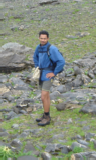
#> input picture Image Data/Test images (Pos)/crop001034b.bmp, 96 x 160 px
$ python main.py
#> lines starting #> are read from the running program, lines starting #| are printed output that depends on the picture
import os
import random
from typing import Union, List

import numpy as np
import cv2
import math
from numpy.core.multiarray import ndarray


def compute_gradient_magnitude_angle(gx, gy):
    gradient_magnitude = np.zeros((gx.shape[ 0 ], gx.shape[ 1 ]))
    gradient_angle = np.zeros((gx.shape[ 0 ], gx.shape[ 1 ]))

    for row in range(gx.shape[ 0 ]):
        for col in range(gx.shape[ 1 ]):
            gradient_magnitude[ row, col ] = math.sqrt(
                (gx[ row, col ] * gx[ row, col ]) + (gy[ row, col ] * gy[ row, col ]))
            gradient_magnitude[ row, col ] = gradient_magnitude[ row, col ] / np.sqrt(2)
            if (gx[ row, col ] == 0) and (gy[ row, col ] == 0):
                gradient_angle[ row, col ] = 0
            elif gx[ row, col ] == 0:
                if gy[ row, col ] > 0:
                    gradient_angle[ row, col ] = 90
                else:
                    gradient_angle[ row, col ] = -90
            else:
                gradient_angle[ row, col ] = math.degrees(np.arctan(gy[ row, col ] / gx[ row, col ]))

            if gradient_angle[ row, col ] < 0:
                gradient_angle[ row, col ] = 180 + gradient_angle[ row, col ]

            if gradient_angle[ row, col ] == 0:
                gradient_angle[ row, col ] = 0

    return gradient_magnitude, gradient_angle


def convolution(image: object, g: object) -> object:
    rows, cols = image.shape
    height_g, width_g = g.shape[ 0 ] // 2, g.shape[ 1 ] // 2
    image_convoluted: ndarray = np.zeros(image.shape)
    for i in range(1, rows - 1):
        for j in range(1, cols - 1):
            image_convoluted[ i, j ] = 0
            for k in range(-height_g, height_g + 1):
                for m in range(-width_g, width_g + 1):
                    image_convoluted[ i, j ] = image_convoluted[ i, j ] + (
                            g[ height_g + k, width_g + m ] * image[ i + k, j + m ])
            image_convoluted[ i, j ] = image_convoluted[ i, j ] / 3  # normalizing gradients
    return image_convoluted


def sobel(image):
    return convolution(image, np.array([ [ -1, 0, 1 ], [ -2, 0, 2 ], [ -1, 0, 1 ] ])), convolution(image, np.array(
        [ [ 1, 2, 1 ], [ 0, 0, 0 ], [ -1, -2, -1 ] ]))


def calc_cell_histogram(image: object, gradient_magnitude: object, gradient_angle: object) -> object:
    height, width = image.shape
    row: Union[ float, int ] = math.floor(height / 8)
    col: Union[ float, int ] = math.floor(width / 8)
    row_hist: int = 0
    col_hist: int = 0
    cell_histogram = np.zeros((row, col, 9))
    for r in range(0, height, 8):
        for c in range(0, width, 8):
            i_row = r
            limit_i_row = i_row + 8
            histogram = [ 0 ] * 9
            for i in range(i_row, limit_i_row):
                j_col = c
                limit_j_col = j_col + 8

                for j in range(j_col, limit_j_col):
                    if gradient_angle[ i, j ] == 0 or gradient_angle[ i, j ] == 180:
                        histogram[ 0 ] += gradient_magnitude[ i, j ]
                    elif 0 < gradient_angle[ i, j ] < 20:
                        histogram[ 0 ] += ((20 - gradient_angle[ i, j ]) / 20) * gradient_magnitude[ i, j ]
                        histogram[ 1 ] += ((gradient_angle[ i, j ] - 0) / 20) * gradient_magnitude[ i, j ]
                    elif gradient_angle[ i, j ] == 20:
                        histogram[ 1 ] += gradient_magnitude[ i, j ]
                    elif 20 < gradient_angle[ i, j ] < 40:
                        histogram[ 1 ] += ((40 - gradient_angle[ i, j ]) / 20) * gradient_magnitude[ i, j ]
                        histogram[ 2 ] += ((gradient_angle[ i, j ] - 20) / 20) * gradient_magnitude[ i, j ]
                    elif gradient_angle[ i, j ] == 40:
                        histogram[ 2 ] += gradient_magnitude[ i, j ]
                    elif 40 < gradient_angle[ i, j ] < 60:
                        histogram[ 2 ] += ((60 - gradient_angle[ i, j ]) / 20) * gradient_magnitude[ i, j ]
                        histogram[ 3 ] += ((gradient_angle[ i, j ] - 40) / 20) * gradient_magnitude[ i, j ]
                    elif gradient_angle[ i, j ] == 60:
                        histogram[ 3 ] += gradient_magnitude[ i, j ]
                    elif 60 < gradient_angle[ i, j ] < 80:
                        histogram[ 3 ] += ((80 - gradient_angle[ i, j ]) / 20) * gradient_magnitude[ i, j ]
                        histogram[ 4 ] += ((gradient_angle[ i, j ] - 60) / 20) * gradient_magnitude[ i, j ]
                    elif gradient_angle[ i, j ] == 80:
                        histogram[ 4 ] += gradient_magnitude[ i, j ]
                    elif 80 < gradient_angle[ i, j ] < 100:
                        histogram[ 4 ] += ((100 - gradient_angle[ i, j ]) / 20) * gradient_magnitude[ i, j ]
                        histogram[ 5 ] += ((gradient_angle[ i, j ] - 80) / 20) * gradient_magnitude[ i, j ]
                    elif gradient_angle[ i, j ] == 100:
                        histogram[ 5 ] += gradient_magnitude[ i, j ]
                    elif 100 < gradient_angle[ i, j ] < 120:
                        histogram[ 5 ] += ((120 - gradient_angle[ i, j ]) / 20) * gradient_magnitude[ i, j ]
                        histogram[ 6 ] += ((gradient_angle[ i, j ] - 100) / 20) * gradient_magnitude[ i, j ]
                    elif gradient_angle[ i, j ] == 120:
                        histogram[ 6 ] += gradient_magnitude[ i, j ]
                    elif 120 < gradient_angle[ i, j ] < 140:
                        histogram[ 6 ] += ((140 - gradient_angle[ i, j ]) / 20) * gradient_magnitude[ i, j ]
                        histogram[ 7 ] += ((gradient_angle[ i, j ] - 120) / 20) * gradient_magnitude[ i, j ]
                    elif gradient_angle[ i, j ] == 140:
                        histogram[ 7 ] += gradient_magnitude[ i, j ]
                    elif 140 < gradient_angle[ i, j ] < 160:
                        histogram[ 7 ] += ((160 - gradient_angle[ i, j ]) / 20) * gradient_magnitude[ i, j ]
                        histogram[ 8 ] += ((gradient_angle[ i, j ] - 140) / 20) * gradient_magnitude[ i, j ]
                    elif gradient_angle[ i, j ] == 160:
                        histogram[ 8 ] += gradient_magnitude[ i, j ]
                    elif gradient_angle[ i, j ] > 160:
                        histogram[ 8 ] += ((180 - gradient_angle[ i, j ]) / 20) * gradient_magnitude[ i, j ]
                        histogram[ 0 ] += ((gradient_angle[ i, j ] - 160) / 20) * gradient_magnitude[ i, j ]

            cell_histogram[ row_hist, col_hist ] = histogram
            col_hist = col_hist + 1
        row_hist = row_hist + 1
        col_hist = 0
    return cell_histogram, row, col


# calculate feature vector which contains hog descriptor of the image.
def calc_feature_vector(cell_histogram: object, image_height: object, image_width: object) -> object:
    feature_vector = np.zeros(1)
    for row in range(0, image_height - 1):
        for col in range(0, image_width - 1):
            s: float = 0.0
            # create a temporary block of size 36
            block: ndarray = np.zeros(1)
            block = np.append(block, cell_histogram[ row, col ])
            block = np.append(block, cell_histogram[ row, col + 1 ])
            block = np.append(block, cell_histogram[ row + 1, col ])
            block = np.append(block, cell_histogram[ row + 1, col + 1 ])
            block = block[ 1: ]
            # l2-normalization
            for k in range(0, 36):
                s = s + np.square(block[ k ])
            l2_norm_factor = np.sqrt(s)
            for k in range(0, 36):
                if l2_norm_factor == 0:
                    continue
                block[ k ] = block[ k ] / l2_norm_factor  # l2 normalization.
            feature_vector = np.append(feature_vector, block)
    return feature_vector[ 1: ]


def calc_hog(image: object, gradient_magnitude: object, gradient_angle: object) -> object:
    cell_histogram, image_height, image_width = calc_cell_histogram(image, gradient_magnitude, gradient_angle)
    return calc_feature_vector(cell_histogram, image_height, image_width)


def lbp_value(image: object, x: object, y: object) -> object:
    lbp: List[ int ] = [ get_pixel(image, image[ x ][ y ], x + 1, y + 1), get_pixel(image, image[ x ][ y ], x + 1, y),
                         get_pixel(image, image[ x ][ y ], x + 1, y - 1), get_pixel(image, image[ x ][ y ], x, y + 1),
                         get_pixel(image, image[ x ][ y ], x, y - 1), get_pixel(image, image[ x ][ y ], x - 1, y + 1),
                         get_pixel(image, image[ x ][ y ], x - 1, y), get_pixel(image, image[ x ][ y ], x - 1, y - 1) ]

    power_val: List[ int ] = [ 1, 2, 4, 8, 16, 32, 64, 128 ]
    val: int = 0
    for i in range(len(lbp)):
        val += lbp[ i ] * power_val[ i ]
    return val


def calc_lbp(image: object):
    height, width = image.shape
    blocks = [ ]
    for j in range(0, width, 16):
        for i in range(0, height, 16):
            blocks.append(image[ i:i + 16, j:j + 16 ])
    blocks = np.array(blocks)
    lbp = np.zeros((10, 6, 59), np.uint8)
    for block in blocks:
        hist = {0: 0, 1: 0, 2: 0, 3: 0, 4: 0, 6: 0, 7: 0, 8: 0, 128: 0, 12: 0, 14: 0, 15: 0, 16: 0, 131: 0, 24: 0,
                28: 0, 30: 0, 31: 0, 32: 0, 240: 0, 129: 0, 193: 0, 135: 0, 255: 0, 48: 0, 56: 0, 159: 0, 60: 0, 192: 0,
                62: 0, 191: 0,
                64: 0, 224: 0, 195: 0, 199: 0, 207: 0, 248: 0, 251: 0, 143: 0, 223: 0, 96: 0, 225: 0, 227: 0, 256: 0,
                231: 0, 252: 0,
                239: 0, 112: 0, 241: 0, 243: 0, 254: 0, 247: 0, 120: 0, 249: 0, 63: 0, 124: 0, 253: 0, 126: 0, 127: 0}
        for i in range(16):
            for j in range(16):
                if i == 0 or i == 15 or j == 0 or j == 15:
                    val = 5
                else:
                    val = lbp_value(block, i, j)
                if val in hist:
                    hist[ val ] += 1
                else:
                    hist[ 256 ] += 1
        temp = [ ]
        for k in sorted(hist.keys()):
            temp.append(hist[ k ])
        lbp = np.append(lbp, temp)
        return lbp[ 59: ]


def get_pixel(img: object, center: object, x: object, y: object) -> object:
    new_value = 0
    try:
        if img[ x ][ y ] >= center:
            new_value = 1
    except:
        pass
    return new_value


# sigmoid function
def sigmoid(x: object) -> object:
    return 1.0 / (1.0 + np.exp(-x))


# derivative of sigmoid function
def d_sigmoid(x: object) -> object:
    return x * (1 - x)


# relu function
def relu(x):
    return x * (x > 0)


# Derivative of relu function
def derivative_relu(x):
    return 1. * (x > 0)


# [66 lines left out: functions train_neural_network, accuracy, not called in this run]


def save_model_file(dictionary, file_name):
    np.save(str(file_name) + ".npy", dictionary)
    print("Saved model file as", str(file_name), ".npy")


# [18 lines left out: functions loadModelFile, predict, not called in this run]


def calculateFeatureVectorImg_HOG(img_path):
    """
    @param 1: img_path, full path of the image
    @return feature_vector, contains features which is used as an input to neural network. dimension [7524 x 1]
    """
    img_c = cv2.imread(img_path)
#> img_c is the input picture: shape (160, 96, 3); mean B, G, R 127.3, 142.5, 135
    img_gray_scale = np.round(0.299 * img_c[ :, :, 2 ] + 0.587 * img_c[ :, :, 1 ] + 0.114 * img_c[ :, :,0 ])
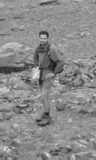
#> img_gray_scale: shape (160, 96) float64; min 26, max 232, mean 138.5
    gx, gy = sobel(img_gray_scale)
#> after the loop in convolution, `for i in range(1, rows - 1):`:
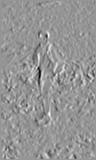
#> image_convoluted: shape (160, 96) float64; min -191.7, max 135.3, mean 0; drawn with min black and max white
#> after the loop in convolution (call 2), `for i in range(1, rows - 1):`:
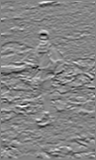
#> image_convoluted: shape (160, 96) float64; min -177, max 163.3, mean 0.3; drawn with min black and max white
    gradient_magnitude, gradient_angle = compute_gradient_magnitude_angle(gx, gy)
#> after the loop in compute_gradient_magnitude_angle, `for row in range(gx.shape[ 0 ]):`:
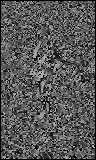
#> gradient_angle: shape (160, 96) float64; min 0, max 179.8, mean 87.8
#> after the loop in compute_gradient_magnitude_angle, `for row in range(gx.shape[ 0 ]):`:
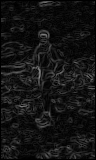
#> gradient_magnitude: shape (160, 96) float64; min 0, max 137.4, mean 20

    img_path = img_path.split('/')

    # save gradient magnitude files for test images.
    if "Test_" in img_path[ 1 ]:
        if not os.path.exists("Gradient Magnitude Test Images"):
            os.makedirs("Gradient Magnitude Test Images")
        cv2.imwrite("Gradient Magnitude Test Images" + "/" + str(img_path[ 2 ]), gradient_magnitude)

    feature_vector = calc_hog(img_gray_scale, gradient_magnitude,
                              gradient_angle)  # calculate hog descriptior
#> after the loop in calc_cell_histogram, `for r in range(0, height, 8):`: row_hist = 20
#> in calc_hog, `cell_histogram, image_height, image_width = calc_cell_histogram(image,..`: image_width = 12
#> after the loop in calc_feature_vector, `for row in range(0, image_height - 1):`: block = 36 values, max 0.376 at index 30, min 0.0264 at index 28, mean 0.133; s = 1053646.3
#> feature_vector = 7524 values, max 0.851 at index 158, min 0 at index 2735, mean 0.135

    feature_vector2 = calc_lbp(img_gray_scale)
#> after the loop in calc_lbp, `for j in range(0, width, 16):`: blocks = 60 items
#> the loop in calc_lbp, `for block in blocks:` made 1 pass
#> lbp on pass 1: [1, 0, 1, 1, 1, 0, 1, 0]
    feature_vector = feature_vector.reshape(feature_vector.shape[ 0 ],
                                            1)  # reshaping vector. making dimension [7524 x 1]
    # this below code is used to store the feature vector of crop001278a.bmp and crop001278a.bmp into txt file.
    # feature_vector2 = feature_vector2.reshape(feature_vector2.shape[0], 1)
    # # print(feature_vector.shape,feature_vector2.shape)
    # feature_vector1 = np.append(feature_vector,feature_vector2)
    # feature_vector1 = feature_vector1.reshape(feature_vector1.shape[0], 1)
    if img_path[ 2 ] == "crop001034b.bmp":
        if not os.path.exists("HOG descriptor"):
            os.makedirs("HOG descriptor")

        # saving hog descriptor value. Here,%10.14f will store upto 14 decimal of value
        np.savetxt("HOG descriptor" + "/" + str(img_path[ 2 ][ :-3 ]) + "txt", feature_vector, fmt="%10.14f")
    # np.savetxt("HOG-LBP descriptor" + "/" + str(img_path[2][:-3]) + "txt", feature_vector1, fmt="%10.14f")
    # np.savetxt("LBP descriptor" + "/" + str(img_path[2][:-3]) + "txt", feature_vector2, fmt="%10.14f")
    return feature_vector


# [40 lines left out: function calculateFeatureVectorImg_LBP, not called in this run]


# Preprocessing. Getting the folders where the images are stored.
TRAIN_PATH = [ "Image Data/Training images (Neg)", "Image Data/Training images (Pos)" ]
TEST_PATH = [ "Image Data/Test images (Pos)", "Image Data/Test images (Neg)" ]
y_train = [ ]  # contains training samples label.
y_test = [ ]  # contains testing samples label.

train_images_feature_vector_list = [ ]  # contrains training samples feature vector.
test_images_feature_vector_list = [ ]  # contrains testing samples feature vector.
print("FOR HOG")
print("#########Start finding feature vector for training samples#############")
ind = 0
for path in TRAIN_PATH:
    for root, dirs, files in os.walk(path):
        for name in files:
            # calculating hog descriptor of the all train images and store it into train_images_feature_vector_list.
            train_images_feature_vector_list.append(calculateFeatureVectorImg_HOG(path + "/" + str(name)))
            y_train.append(np.array([ [ ind ] ]))  # if human is present in the image we label as 1 otherwise 0.
    ind = 1
print("#########Finished finding feature vector for training samples###########")

test_img_path = [ ]  # storing path of the test images

print("#########Start finding feature vector for testing samples#############")
ind = 1
for path in TEST_PATH:
    for root, dirs, files in os.walk(path):
        for name in files:
            # storing path of the test images.
            test_img_path.append(path + '/' + str(name))
            # calculating hog descriptor of the all train images and store it into train_images_feature_vector_list.
            test_images_feature_vector_list.append(calculateFeatureVectorImg_HOG(path + "/" + str(name)))
            y_test.append(np.array([ [ ind ] ]))  # if human is present in the image we label as 1 otherwise 0.
    ind = 0
print("#########Finished finding feature vector for testing samples###########")

# Shuffle the data
combine = list(zip(train_images_feature_vector_list, y_train))
random.shuffle(combine)
#> (the run stopped early here; a loop or call above may not have finished)
